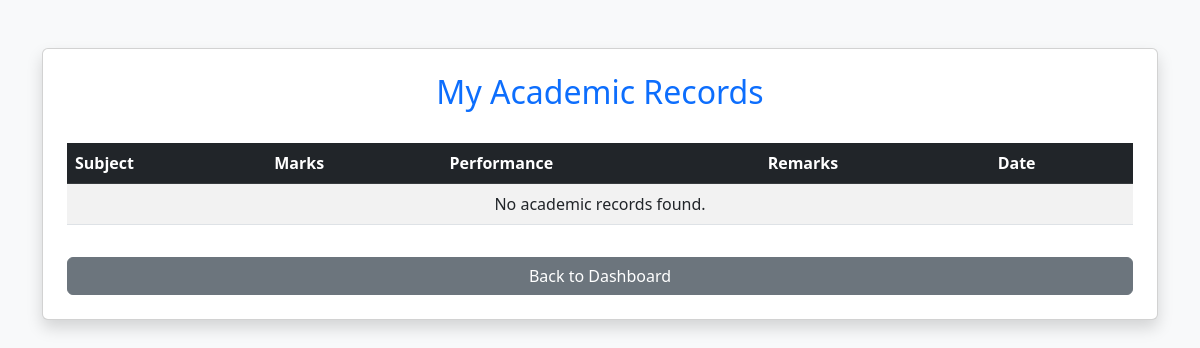
Page /studentacademicrecords/ (signed in) on the earlier database version.
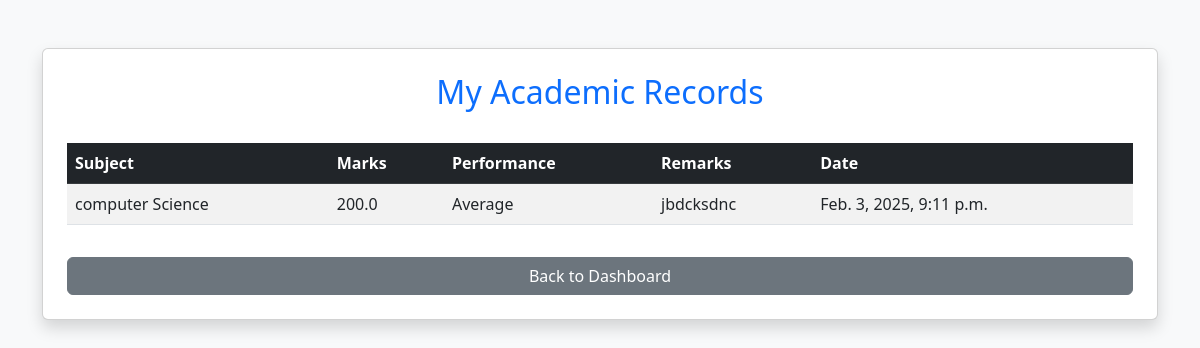
Same page on the later database version.
### academiApp/models.py (models this page shows, shortened)
class AcademicRecord(models.Model):
    student = models.ForeignKey(User, on_delete=models.CASCADE, limit_choices_to={'academiapp__role': 'student'})
    subject = models.CharField(max_length=200)
    marks = models.FloatField()
    remarks = models.TextField(blank=True, null=True)
    performance = models.CharField(max_length=100, choices=[
        ('excellent', 'Excellent'),
        ('good', 'Good'),
        ('average', 'Average'),
        ('poor', 'Poor')
    ])
    date_added = models.DateTimeField(auto_now_add=True)

### academiApp/views.py (the view)
# urls.py: path('studentacademicrecords/', views.studentacademicrecords, name='studentacademicrecords'),
@login_required
def studentacademicrecords(request):
    student_records = AcademicRecord.objects.filter(student=request.user)
    return render(request, 'stdAcademicmark.html', {'records': student_records})

### template/stdAcademicmark.html (shortened to what this page needs)
<!DOCTYPE html>
<html lang="en">
<head>
    <link href="https://cdn.jsdelivr.net/npm/bootstrap@5.3.0/dist/css/bootstrap.min.css" rel="stylesheet">
</head>
<body class="bg-light">
    <div class="container mt-5">
        <div class="card shadow p-4">
            <h2 class="text-center text-primary">My Academic Records</h2>
            <table class="table table-striped mt-4">
                <thead class="table-dark">
                    <tr>
                        <th>Subject</th>
                        <th>Marks</th>
                        <th>Performance</th>
                        <th>Remarks</th>
                        <th>Date</th>
                    </tr>
                </thead>
                <tbody>
                    {% for record in records %}
                    <tr>
                        <td>{{ record.subject }}</td>
                        <td>{{ record.marks }}</td>
                        <td>{{ record.performance|title }}</td>
                        <td>{{ record.remarks }}</td>
                        <td>{{ record.date_added }}</td>
                    </tr>
                    {% empty %}
                    <tr>
                        <td colspan="5" class="text-center">No academic records found.</td>
                    </tr>
                    {% endfor %}
                </tbody>
            </table>
            <a href="" class="btn btn-secondary mt-3">Back to Dashboard</a>
        </div>
    </div>
</body>
</html>

Differences in the rows shown:
added AcademicRecord: subject "computer Science", marks "200.0", performance "Average", remarks "jbdcksdnc", date_added "Feb. 3, 2025, 9:11 p.m."
Other differences:
text no longer shown: "No academic records found."
